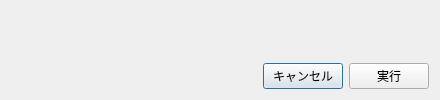
<?xml version="1.0" encoding="UTF-8"?>
<ui version="4.0">
 <class>AutomationTriggerConfirm</class>
 <widget class="QDialog" name="AutomationTriggerConfirm">
  <property name="windowTitle"><string>自動化スクリプトの実行確認</string></property>
  <property name="minimumSize"><size><width>440</width><height>0</height></size></property>
  <layout class="QVBoxLayout" name="layoutMain">
   <item><widget class="QLabel" name="labelConfirm"><property name="text"><string/></property><property name="textFormat"><enum>Qt::PlainText</enum></property><property name="wordWrap"><bool>true</bool></property></widget></item>
   <item><widget class="QLabel" name="labelDetails"><property name="text"><string/></property><property name="textFormat"><enum>Qt::PlainText</enum></property><property name="wordWrap"><bool>true</bool></property><property name="textInteractionFlags"><set>Qt::TextSelectableByMouse</set></property></widget></item>
   <item><layout class="QHBoxLayout" name="layoutButtons">
    <item><spacer name="spacerButtons"><property name="orientation"><enum>Qt::Horizontal</enum></property><property name="sizeHint"><size><width>40</width><height>20</height></size></property></spacer></item>
    <item><widget class="QPushButton" name="buttonCancel"><property name="text"><string>キャンセル</string></property><property name="autoDefault"><bool>false</bool></property><property name="default"><bool>true</bool></property></widget></item>
    <item><widget class="QPushButton" name="buttonExecute"><property name="text"><string>実行</string></property><property name="autoDefault"><bool>false</bool></property></widget></item>
   </layout></item>
  </layout>
 </widget>
 <resources/>
 <connections/>
</ui>
